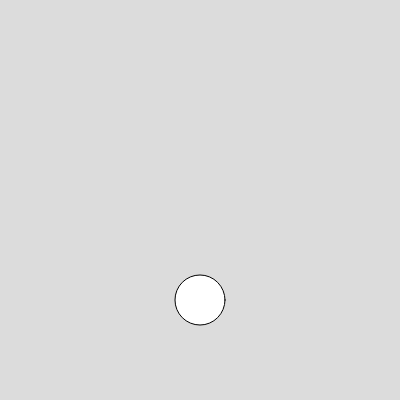
Frame 1 (no input)
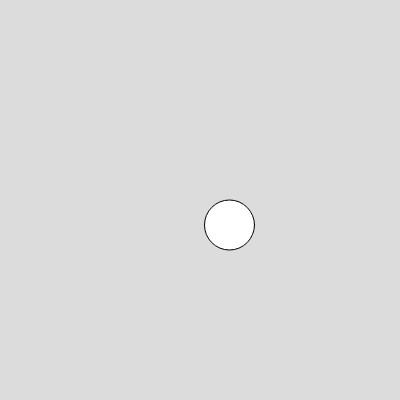
Frame 60 (no input)
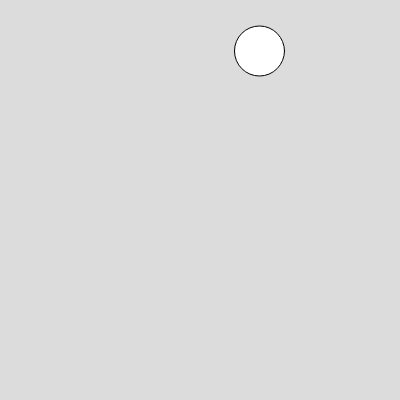
Frame 120 (the mouse pressed at the canvas centre since frame 60)

The p5.js sketch that drew these frames (run headless with seeded random() and noise() and a simulated clock; from frame 60 on, the mouse is pressed at the canvas centre):

// p5.js sketch
// ── sketch.js
let bouncingBall;

function setup() {
  createCanvas(400, 400);
  bouncingBall = new myCircle(
    { x: 200, y: 300, r: 50, xs: 0.5, ys: 3 }
  );
}

function draw() {
  background(220);
  bouncingBall.show();
  bouncingBall.bounce();
}

class myCircle {
  // constructor(tempx, tempy, tempr, tempxs, tempys) {
  constructor(props) {
    Object.assign(this,props)
    // this.x = tempx;
    // this.y = tempy;
    // this.r = tempr;
    // this.xs = tempxs;
    // this.ys = tempys;
  }

  show() {
    circle(this.x, this.y, this.r);
  }

  bounce() {
    this.x = this.x + this.xs;
    this.y = this.y + this.ys;

    if (this.x >= width - this.r || this.x < this.r) {
      this.xs = -this.xs;
    }

    if (this.y >= height - this.r || this.y < this.r) {
      this.ys = -this.ys;
    }
  }
}

// https://editor.p5js.org/jht1493/sketches/aWZ3Rr7dW
// ICM Week 6 Exercise 1 Teresa copy


// https://editor.p5js.org/qiqirathwang/sketches/a3dU9MkrR
// ICM Week 6 Exercise 1 Teresa
